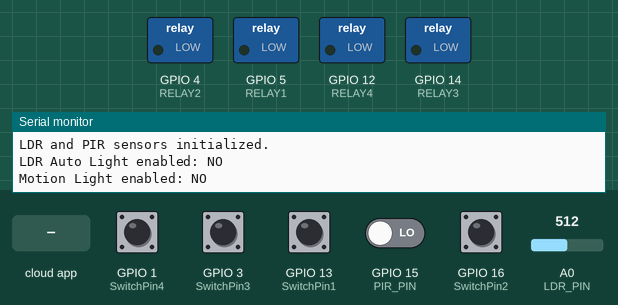
Simulated run of this sketch. Board: ESP8266 (NodeMCU). Shown: switched loads named in the sketch (green lamp = pin HIGH), the last lines printed to the serial monitor. The test bench sets the inputs (shaded band); at power-on: GPIO 1 (SwitchPin4), GPIO 3 (SwitchPin3), GPIO 13 (SwitchPin1), GPIO 16 (SwitchPin2) HIGH, GPIO 15 (PIR_PIN) LOW, A0 (LDR_PIN) = 512. WiFi joins after 1.5 s; servers stay silent unless stated; the Firebase database answers and starts empty; not simulated (calls return 0 or success): secrets.h.

Above: at 3.3 s.
3.4 s: the phone or cloud app sets relay1 to 1
At 4.4 s:
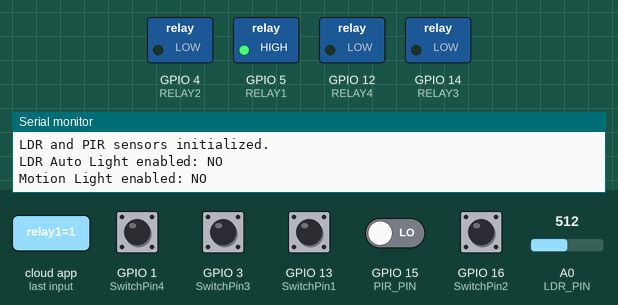
5.1 s: the phone or cloud app sets relay2 to 1
At 6.3 s:
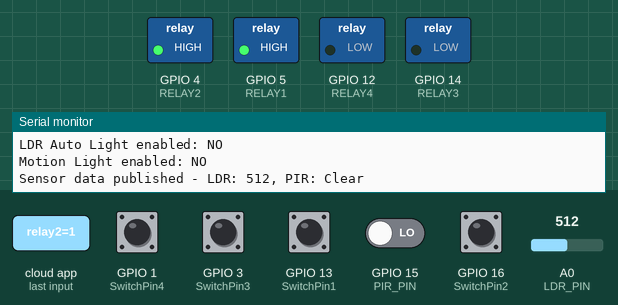
6.7 s: the phone or cloud app sets relay3 to 1
At 8.2 s:
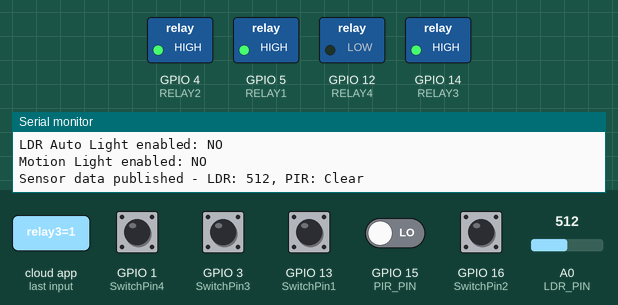
8.5 s: the phone or cloud app sets relay4 to 1
At 9.0 s:
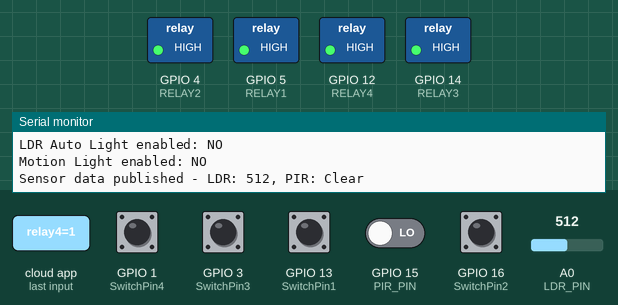
10.1 s: the phone or cloud app sets relay1 to 0
At 11.0 s:
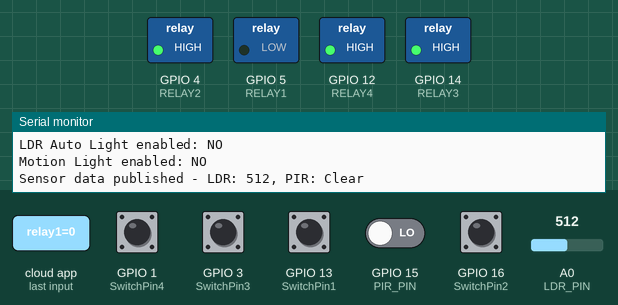
11.7 s: GPIO 1 (SwitchPin4) pulled LOW for 1 s
At 14.4 s:
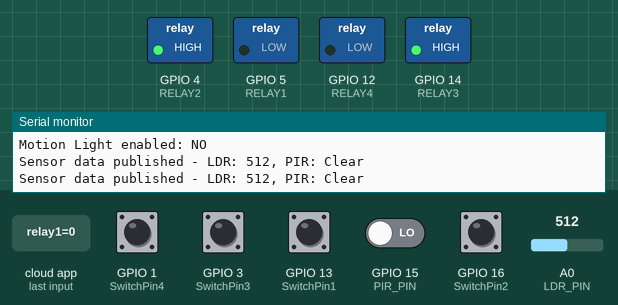
Timing chart, 0 to 15.9 s (numbered marks = the images above; inputs shaded):
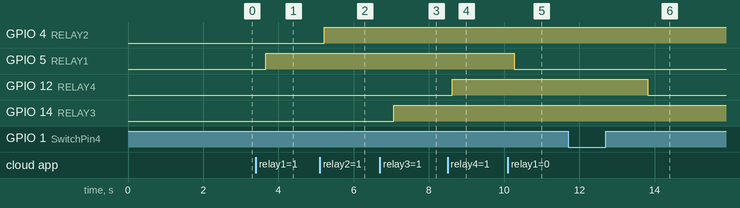

The sketch:

Code_ESP32_Firebase_4Relay_Feedback_Button_V1.ino
```cpp
/*
  ESP8266 4-Relay with Firebase RTDB (Mobizt) + AceButton
  Added RELAY_ACTIVE_LOW flag so behavior can be inverted easily.
  Added LDR and PIR sensors for automatic light control and notifications.
*/

#include <ESP8266WiFi.h>
#include <FirebaseESP8266.h> // Mobizt's Firebase client for ESP8266
#include <AceButton.h>
#include "secrets.h"
using namespace ace_button;

// WiFi
const char* ssid = WIFI_SSID;
const char* password = WIFI_PASS;

// Firebase
// loaded from secrets.h

// Set this according to your relay module polarity:
// true  -> active LOW (LOW = ON, HIGH = OFF)
// false -> active HIGH (HIGH = ON, LOW = OFF)
#define RELAY_ACTIVE_LOW false

// Relay mapping (ESP8266)
#define RELAY1 5   // D1 (GPIO5)
#define RELAY2 4   // D2 (GPIO4)
#define RELAY3 14  // D5 (GPIO14)
#define RELAY4 12  // D6 (GPIO12)

// Buttons (INPUT_PULLUP, wired to GND)
#define SwitchPin1 13  // D7
#define SwitchPin2 16  // D0
#define SwitchPin3 3   // RX (GPIO3) - avoid pressing while flashing/serial active
#define SwitchPin4 1   // TX (GPIO1) - avoid pressing while flashing/serial active

// Sensor pins
#define LDR_PIN A0     // Analog pin for LDR sensor
#define PIR_PIN 15     // D8 (GPIO15) for PIR motion sensor

// Sensor thresholds and timing
#define LDR_DARK_THRESHOLD 500    // LDR value below this = dark (adjust based on your sensor)
#define PIR_DELAY 5000           // Delay before turning off motion light (5 seconds)
#define SENSOR_CHECK_INTERVAL 1000 // Check sensors every 1 second

// Sensor states
bool lastLDRDark = false;
bool lastPIRMotion = false;
unsigned long lastMotionTime = 0;
bool motionLightOn = false;

// Control flags for conditional sensor monitoring
bool ldrAutoLightEnabled = false;  // Controlled by relay1 state from Firebase
bool motionLightEnabled = false;   // Controlled by relay2 state from Firebase

// Firebase objects
FirebaseData fbdo;
FirebaseAuth auth;
FirebaseConfig config;

// AceButton objects
AceButton button1(SwitchPin1);
AceButton button2(SwitchPin2);
AceButton button3(SwitchPin3);
AceButton button4(SwitchPin4);

// Helper: ON/OFF drive levels
inline int relayOnLevel()  { return RELAY_ACTIVE_LOW ? LOW  : HIGH; }
inline int relayOffLevel() { return RELAY_ACTIVE_LOW ? HIGH : LOW; }

// Write relay: state==true means ON
void writeRelay(int pin, bool state) {
  digitalWrite(pin, state ? relayOnLevel() : relayOffLevel());
}

// Read relay pin and return true if physically ON (respecting polarity)
bool readRelayState(int pin) {
  int lvl = digitalRead(pin);
  return lvl == relayOnLevel();
}

// Firebase setter helper
void setRelayValueFirebase(const char* path, bool value) {
  if (!Firebase.setBool(fbdo, path, value)) {
    Serial.print("Failed to set ");
    Serial.print(path);
    Serial.print(": ");
    Serial.println(fbdo.errorReason());
  }
}

// Firebase notification helper
void sendNotification(const char* message) {
  if (!Firebase.setString(fbdo, "/notifications/latest", message)) {
    Serial.print("Failed to send notification: ");
    Serial.println(fbdo.errorReason());
  }

  // Also set timestamp
  if (!Firebase.setInt(fbdo, "/notifications/timestamp", millis())) {
    Serial.print("Failed to set timestamp: ");
    Serial.println(fbdo.errorReason());
  }
}

// Publish current sensor values to Firebase (for web interface display)
void publishSensorData() {
  int ldrValue = analogRead(LDR_PIN);
  bool pirValue = (digitalRead(PIR_PIN) == HIGH);

  // Always publish current sensor values for display purposes
  if (!Firebase.setInt(fbdo, "/sensors/ldr", ldrValue)) {
    Serial.print("Failed to publish LDR value: ");
    Serial.println(fbdo.errorReason());
  }

  if (!Firebase.setBool(fbdo, "/sensors/pir", pirValue)) {
    Serial.print("Failed to publish PIR value: ");
    Serial.println(fbdo.errorReason());
  }

  Serial.print("Sensor data published - LDR: ");
  Serial.print(ldrValue);
  Serial.print(", PIR: ");
  Serial.println(pirValue ? "Motion" : "Clear");
}

// Check LDR sensor and control light
void checkLDR() {
  int ldrValue = analogRead(LDR_PIN);

  // Only perform automatic light control if LDR Auto Light is enabled
  if (!ldrAutoLightEnabled) {
    return;
  }

  bool isDark = (ldrValue < LDR_DARK_THRESHOLD);

  // Only act if state changed
  if (isDark != lastLDRDark) {
    lastLDRDark = isDark;

    if (isDark) {
      // Turn on light when dark
      writeRelay(RELAY1, true);
      setRelayValueFirebase("/relay1", true);
      sendNotification("Dark detected! Light turned ON automatically.");
      Serial.print("Dark detected (LDR: ");
      Serial.print(ldrValue);
      Serial.println(") - Light ON");
    } else {
      // Turn off light when bright (unless motion light is active)
      if (!motionLightOn) {
        writeRelay(RELAY1, false);
        setRelayValueFirebase("/relay1", false);
        sendNotification("Light conditions improved. Light turned OFF automatically.");
        Serial.print("Bright detected (LDR: ");
        Serial.print(ldrValue);
        Serial.println(") - Light OFF");
      }
    }
  }
}

// Check PIR sensor and control motion light
void checkPIR() {
  bool motionDetected = (digitalRead(PIR_PIN) == HIGH);

  // Only perform automatic motion control if Motion Light is enabled
  if (!motionLightEnabled) {
    return;
  }

  // Only act if state changed
  if (motionDetected != lastPIRMotion) {
    lastPIRMotion = motionDetected;

    if (motionDetected) {
      // Motion detected - turn on light
      writeRelay(RELAY2, true);
      setRelayValueFirebase("/relay2", true);
      motionLightOn = true;
      lastMotionTime = millis();
      sendNotification("Motion detected! Motion light turned ON.");
      Serial.println("Motion detected - Motion Light ON");
    } else {
      // No motion - start timer to turn off light
      lastMotionTime = millis();
    }
  }

  // Check if motion light should be turned off
  if (motionLightOn && !motionDetected) {
    if (millis() - lastMotionTime > PIR_DELAY) {
      writeRelay(RELAY2, false);
      setRelayValueFirebase("/relay2", false);
      motionLightOn = false;
      sendNotification("No motion detected. Motion light turned OFF.");
      Serial.println("No motion - Motion Light OFF");
    }
  }
}

// Button event handler
void handleEvent(AceButton* button, uint8_t eventType, uint8_t /*state*/) {
  if (eventType != AceButton::kEventReleased) return;

  int pin = button->getPin();
  bool currentState, newState;
  if (pin == SwitchPin1) {
    currentState = readRelayState(RELAY1);
    newState = !currentState;
    writeRelay(RELAY1, newState);
    setRelayValueFirebase("/relay1", newState);
    // Update LDR Auto Light control flag
    ldrAutoLightEnabled = newState;
  } else if (pin == SwitchPin2) {
    currentState = readRelayState(RELAY2);
    newState = !currentState;
    writeRelay(RELAY2, newState);
    setRelayValueFirebase("/relay2", newState);
    // Update Motion Light control flag
    motionLightEnabled = newState;
    // Reset motion light state if manually turned off
    if (!newState) motionLightOn = false;
  } else if (pin == SwitchPin3) {
    currentState = readRelayState(RELAY3);
    newState = !currentState;
    writeRelay(RELAY3, newState);
    setRelayValueFirebase("/relay3", newState);
  } else if (pin == SwitchPin4) {
    currentState = readRelayState(RELAY4);
    newState = !currentState;
    writeRelay(RELAY4, newState);
    setRelayValueFirebase("/relay4", newState);
  }
}

void setup() {
  Serial.begin(115200);

  // Relays: outputs
  pinMode(RELAY1, OUTPUT); writeRelay(RELAY1, false); // set OFF initially
  pinMode(RELAY2, OUTPUT); writeRelay(RELAY2, false);
  pinMode(RELAY3, OUTPUT); writeRelay(RELAY3, false);
  pinMode(RELAY4, OUTPUT); writeRelay(RELAY4, false);

  // Buttons
  pinMode(SwitchPin1, INPUT_PULLUP);
  pinMode(SwitchPin2, INPUT_PULLUP);
  pinMode(SwitchPin3, INPUT_PULLUP);
  pinMode(SwitchPin4, INPUT_PULLUP);

  // Sensors
  pinMode(PIR_PIN, INPUT);
  // LDR uses analog pin A0, no pinMode needed

  // Attach AceButton handlers
  button1.getButtonConfig()->setEventHandler(handleEvent);
  button2.getButtonConfig()->setEventHandler(handleEvent);
  button3.getButtonConfig()->setEventHandler(handleEvent);
  button4.getButtonConfig()->setEventHandler(handleEvent);

  // WiFi
  Serial.print("Connecting to Wi-Fi");
  WiFi.begin(ssid, password);
  while (WiFi.status() != WL_CONNECTED) {
    Serial.print(".");
    delay(500);
  }
  Serial.println(" Connected!");

  // Firebase
  config.api_key = API_KEY;
  config.database_url = DATABASE_URL;
  auth.user.email = USER_EMAIL;
  auth.user.password = USER_PASSWORD;

  Firebase.begin(&config, &auth);
  Firebase.reconnectWiFi(true);

  // Initialize sensor states
  lastLDRDark = (analogRead(LDR_PIN) < LDR_DARK_THRESHOLD);
  lastPIRMotion = (digitalRead(PIR_PIN) == HIGH);

  // Initialize control flags from Firebase
  if (Firebase.getBool(fbdo, "/relay1")) {
    ldrAutoLightEnabled = fbdo.boolData();
  }
  if (Firebase.getBool(fbdo, "/relay2")) {
    motionLightEnabled = fbdo.boolData();
  }

  // Publish initial sensor values to Firebase
  int initialLdrValue = analogRead(LDR_PIN);
  bool initialPirValue = (digitalRead(PIR_PIN) == HIGH);

  if (!Firebase.setInt(fbdo, "/sensors/ldr", initialLdrValue)) {
    Serial.print("Failed to set initial LDR value: ");
    Serial.println(fbdo.errorReason());
  } else {
    Serial.print("Initial LDR value published: ");
    Serial.println(initialLdrValue);
  }

  if (!Firebase.setBool(fbdo, "/sensors/pir", initialPirValue)) {
    Serial.print("Failed to set initial PIR value: ");
    Serial.println(fbdo.errorReason());
  } else {
    Serial.print("Initial PIR value published: ");
    Serial.println(initialPirValue ? "Motion" : "Clear");
  }

  Serial.println("Setup complete.");
  Serial.println("LDR and PIR sensors initialized.");
  Serial.print("LDR Auto Light enabled: ");
  Serial.println(ldrAutoLightEnabled ? "YES" : "NO");
  Serial.print("Motion Light enabled: ");
  Serial.println(motionLightEnabled ? "YES" : "NO");
}

void loop() {
  static unsigned long lastSensorCheck = 0;
  static unsigned long lastSensorPublish = 0;
  const unsigned long SENSOR_PUBLISH_INTERVAL = 5000; // Publish sensor data every 5 seconds

  // Read Firebase desired states and apply physically
  bool v;
  if (Firebase.getBool(fbdo, "/relay1")) {
    v = fbdo.boolData();
    writeRelay(RELAY1, v);
    // Update LDR Auto Light control flag
    ldrAutoLightEnabled = v;
  }
  if (Firebase.getBool(fbdo, "/relay2")) {
    v = fbdo.boolData();
    writeRelay(RELAY2, v);
    // Update Motion Light control flag
    motionLightEnabled = v;
  }
  if (Firebase.getBool(fbdo, "/relay3")) {
    v = fbdo.boolData();
    writeRelay(RELAY3, v);
  }
  if (Firebase.getBool(fbdo, "/relay4")) {
    v = fbdo.boolData();
    writeRelay(RELAY4, v);
  }

  // Check sensors periodically for automation
  if (millis() - lastSensorCheck >= SENSOR_CHECK_INTERVAL) {
    checkLDR();
    checkPIR();
    lastSensorCheck = millis();
  }

  // Publish sensor data periodically for web interface display
  if (millis() - lastSensorPublish >= SENSOR_PUBLISH_INTERVAL) {
    publishSensorData();
    lastSensorPublish = millis();
  }

  // Buttons
  button1.check();
  button2.check();
  button3.check();
  button4.check();

  delay(100);
}
```

Measured:
- after the input at 3.4 s, GPIO 5 (RELAY1): LOW → HIGH after 0.26 s
- after the input at 5.1 s, GPIO 4 (RELAY2): LOW → HIGH after 0.11 s
- after the input at 6.7 s, GPIO 14 (RELAY3): LOW → HIGH after 0.37 s
- after the input at 8.5 s, GPIO 12 (RELAY4): LOW → HIGH after 0.12 s
- after the input at 10.1 s, GPIO 5 (RELAY1): HIGH → LOW after 0.17 s
- after the input at 11.7 s, GPIO 12 (RELAY4): HIGH → LOW after 2.1 s
